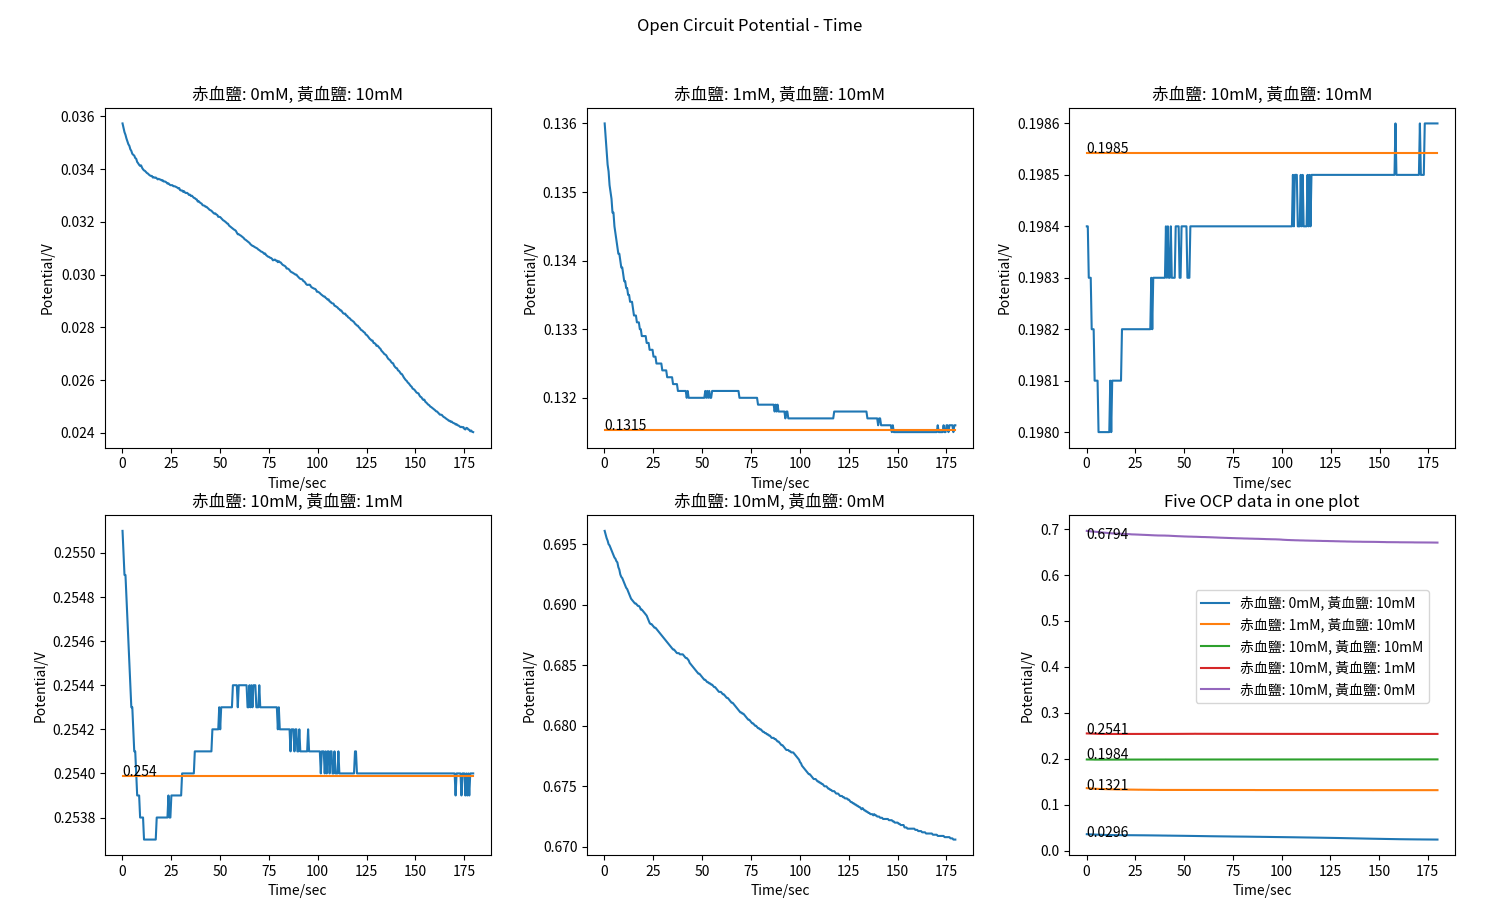

Write the Python code that produced this figure.
import os
import re
import numpy as np
import matplotlib.pyplot as plt

def fileRead():
    files = os.listdir("OCP")
    meta = []
    alldata = []

    for fname in files:
        if not fname.endswith(".txt"):
            continue
        cols = []
        data = []

        fes = dict(re.findall(r"(\d-) (\d+)m", fname))
        print(fes)
        f = open('OCP/' + fname).readlines()
        for fl in f:
            if cols:
                s = fl.split()
                if s:
                    data.append(s)
            if '/' in fl:
                cols = fl.split(',')
                cols = list(map(lambda a: a.strip(), cols))

        meta.append([fes, cols])
        alldata.append(data)

    return meta, alldata

if not os.path.isfile("saveOCP.npz"):
    meta, data = fileRead()
    data = np.array(data, dtype=np.float)
    np.savez("saveOCP.npz", meta=meta, data=data)
else:
    fload = np.load("saveOCP.npz")
    meta = fload['meta'] 
    data = fload['data']

rank = np.argsort(data.mean(axis=1)[:, 1])
data = data[rank]
meta = meta[rank]

# number = 5
plt.figure(figsize=(15, 9))
plt.suptitle("Open Circuit Potential - Time")
plt.subplots_adjust(left=0.07, right=0.97, bottom=0.05, wspace=0.25)
alltext = []
for i in range(5):
    plt.subplot(2, 3, i + 1)
    text = "赤血鹽: " + meta[i][0]['3-'] + "mM, "
    text += "黃血鹽: " + meta[i][0]['4-'] + "mM"

    alltext.append(text)
    plt.title(text)
    plt.xlabel(meta[i][1][0])
    plt.ylabel(meta[i][1][1])
    plt.plot(data[i, ::5, 0], data[i, ::5, 1])
    
    last = data[i, (-len(data[i, :, 0]) // 10):, 1]
    print(last.mean())
    if last.max() - last.min() < 0.0001:
        plt.plot(data[i, ::5, 0], np.repeat(last.mean(), len(data[i, ::5, 0])))
        plt.text(0, last.mean(), np.round(last.mean(), 4))

plt.subplot(2, 3, 6)
plt.title("Five OCP data in one plot")
plt.plot(data[:, :, 0].T, data[:, :, 1].T)
for i in range(5):
    plt.text(0, data[i, :, 1].mean(), np.round(data[i, :, 1].mean(), 4))
plt.xlabel(meta[0][1][0])
plt.ylabel(meta[0][1][1])
plt.legend(alltext, bbox_to_anchor=(0.95, 0.8))

plt.savefig('ocp.png')
plt.show()

